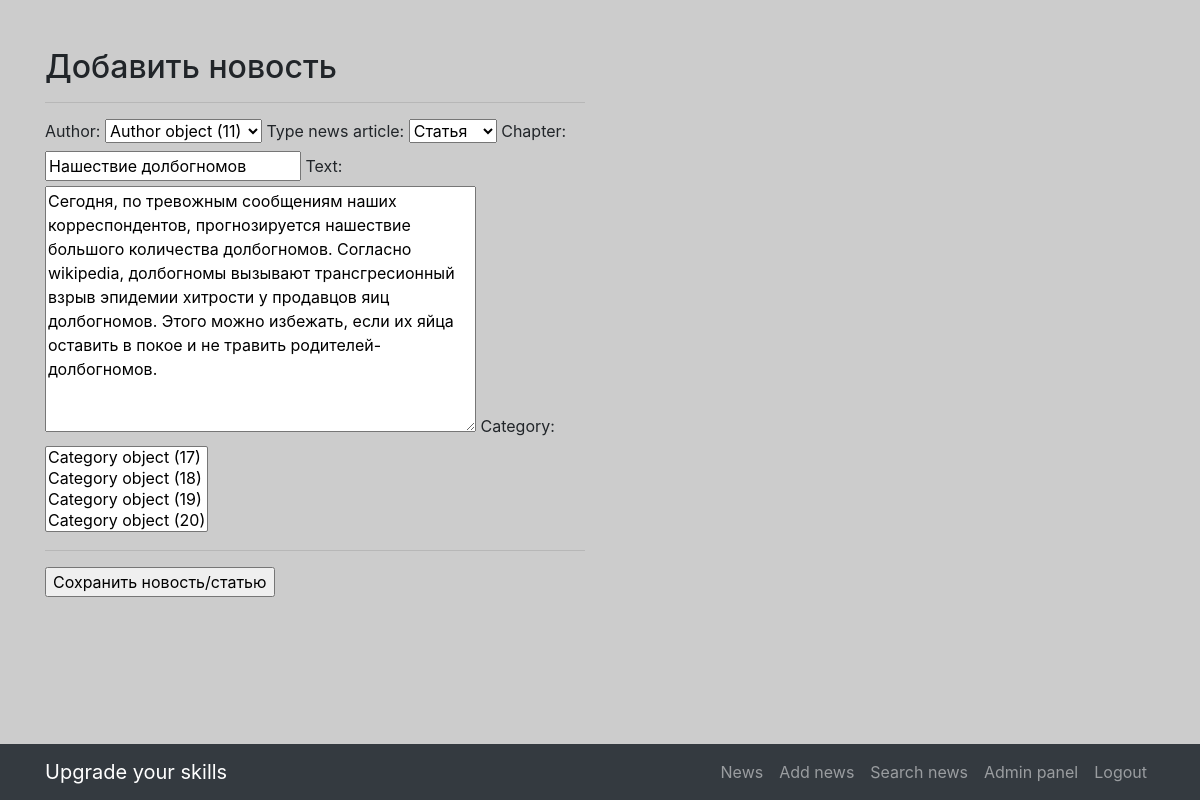
/news/26/edit/ (signed in), run on the app's committed database.
### news/models.py (models this page shows, shortened)
class Post(models.Model):
    author = models.ForeignKey('Author', on_delete = models.CASCADE)
    news, article = 'NE', 'AR'
    POSITIONS = [(news, 'Новость'), (article,'Статья')]
    type_news_article = models.CharField(max_length = 2, choices = POSITIONS, default = 'news')
    time_in = models.DateTimeField(auto_now_add = True)
    chapter = models.CharField(max_length = 200, unique = False)
    text = models.TextField(default = '')
    article_news_rate = models.IntegerField(default=0)
    category = models.ManyToManyField(Category, through= 'PostCategory')

### news/views.py (the view)
# urls.py: path('<int:pk>/edit/', NewsEdit.as_view(), name = 'edit_news'),
class NewsEdit(LoginRequiredMixin, PermissionRequiredMixin, UpdateView):
    template_name = 'news/addnews.html'
    form_class = NewsForm
    permission_required = ('news.change_post')
    def get_object(self, **kwargs):
        id = self.kwargs.get('pk')
        return Post.objects.get(pk=id)

### news/forms.py
class NewsForm(ModelForm):
    class Meta:
        model = Post
        fields = ['author', 'type_news_article', 'chapter', 'text', 'category']

### templates/news/addnews.html (shortened to what this page needs)
{% extends 'base.html' %}
{% block content %}
    <h2>Добавить новость</h2>
    <hr>
    <form method="POST">
        {{form}}
        <hr>
        <input type="submit" value="Сохранить новость/статью">
    </form>
{% endblock content %}

### static/css/the-big-picture.css (style rules this page uses)
body { background: url(http://localhost:8000/static/1920x1080.png) no-repeat center center fixed; -webkit-background-size: cover; -moz-background-size: cover; background-size: cover; -o-background-size: cover; }

### data on the page
Post: author "Author object (11)", type_news_article "Статья", chapter "Нашествие долбогномов", text "Сегодня, по тревожным сообщениям наших корреспондентов, прогнозируется нашествие большого количества долбогномов. Согласно wikipedia, долбогномы вызывают трансгресионный взрыв эпидемии хитрости у продавцов яиц долбогномов. Этого можно избежать, если их яйца оставить в покое и не травить родителей-долбогномов."
